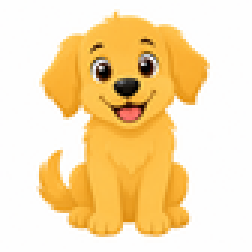
#> input picture assets/puppy-84.png, 84 x 84 px, given in place of professor_paws_icon_FINAL.png, which was not available (shown 3 times larger)
$ python build-app-icons.py out.png
#> lines starting #> are read from the running program, lines starting #| are printed output that depends on the picture; pictures that were not available may be replaced by others from this repository, and a replacement may not be noted
#> in main, src is the input picture: PIL image 84x84 RGBA; mean R, G, B, A 247.5, 221.6, 175.8, 255
#!/usr/bin/env python3
"""App-icon family + mascot-only mark, from the FROZEN canonical icon (read-only).

Owner: KEEP THE EXISTING DOG. The mascot is never redrawn or re-traced — only the flat background
field is re-laid. The frozen icon is a vector-style render on a flat teal field, so a soft matte on
the background colour swaps the ground without touching a pixel of the dog's own artwork.
"""
import sys, pathlib
import numpy as np
from PIL import Image

FROZEN = pathlib.Path("/Users/phillipapuzzio/Documents/professor_paws_icon/professor_paws_icon_FINAL.png")
OUT = pathlib.Path(sys.argv[1] if len(sys.argv) > 1 else "/tmp/app-icons"); OUT.mkdir(parents=True, exist_ok=True)
TEAL   = np.array([0x14, 0xAA, 0xA3], float)     # the frozen ground
ORANGE = np.array([0xFF, 0x8C, 0x42], float)     # brand-board app-icon ground
SIZES  = [1024, 180, 120, 60, 40, 32, 16]

def matte(img):
    """Soft 0..1 mask of the flat teal ground. 1 = ground, 0 = dog."""
    a = np.asarray(img.convert("RGB"), float)
    d = np.linalg.norm(a - TEAL, axis=-1)
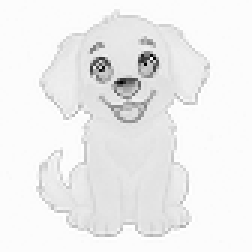
#> d: shape (84, 84) float64 (shown 3 times larger); min 115.6, max 266.3, mean 256.7; drawn with min black and max white
    return np.clip(1.0 - (d - 8.0) / 26.0, 0.0, 1.0)   # narrow band: edges are ~1-2px on this render
#> returned value: shape (84, 84) float64; every value is 0

def main():
    src = Image.open(FROZEN)
    m = matte(src)[..., None]
    rgb = np.asarray(src.convert("RGB"), float)
    orange = rgb * (1 - m) + ORANGE * m                # ground re-laid, dog untouched where m==0
    Image.fromarray(orange.clip(0, 255).astype("uint8")).save(OUT / "app-icon-1024.png")
    base = Image.open(OUT / "app-icon-1024.png")
    for s in SIZES[1:]:
        base.resize((s, s), Image.LANCZOS).save(OUT / f"app-icon-{s}.png")
#> this loop made 6 passes
#> pass 1, in main, `base.resize((s, s), Image.LANCZOS).save(OUT / f"app-icon-{s}.png")`:
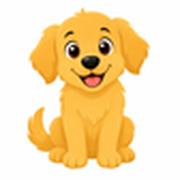
#> saved as app-icon-180.png: PIL image 180x180 RGB; mean R, G, B 247.4, 221.5, 175.7
#> pass 2, in main, `base.resize((s, s), Image.LANCZOS).save(OUT / f"app-icon-{s}.png")`:
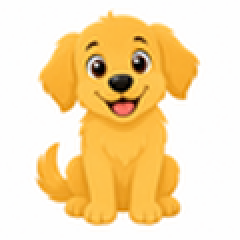
#> saved as app-icon-120.png: PIL image 120x120 RGB (shown 2 times larger); mean R, G, B 247.4, 221.6, 175.7
    # mascot only, transparent ground — for use on cream/dark surfaces
    rgba = np.dstack([rgb, (1 - m[..., 0]) * 255])
    Image.fromarray(rgba.clip(0, 255).astype("uint8"), "RGBA").save(OUT / "mascot-only.png")
    for s in SIZES: print(f"  app-icon-{s}.png")
    print("  mascot-only.png (transparent)")
    print(f"  dog pixels untouched: {int((m[...,0] < 0.02).sum()):,} of {m.size:,}")
#|   dog pixels untouched: 7,056 of 7,056

if __name__ == "__main__":
    main()

$ run again, on assets/screen-columns.png
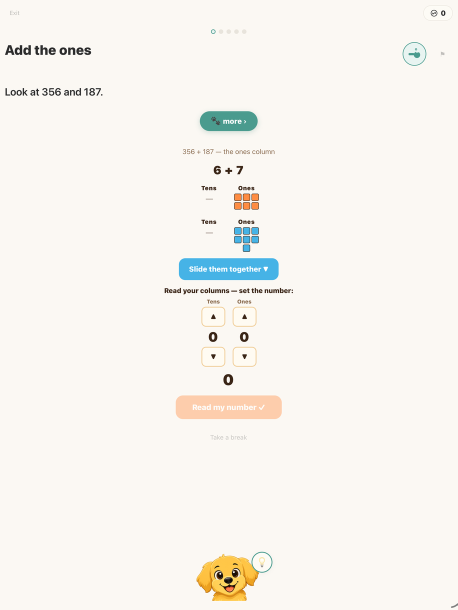
#> input picture assets/screen-columns.png, 915 x 1220 px, given in place of professor_paws_icon_FINAL.png, which was not available (shown at 1/2 size)
#> in main, src is the input picture: PIL image 915x1220 RGB; mean R, G, B 247.4, 244.7, 239
#> in matte, `d = np.linalg.norm(a - TEAL, axis=-1)`:
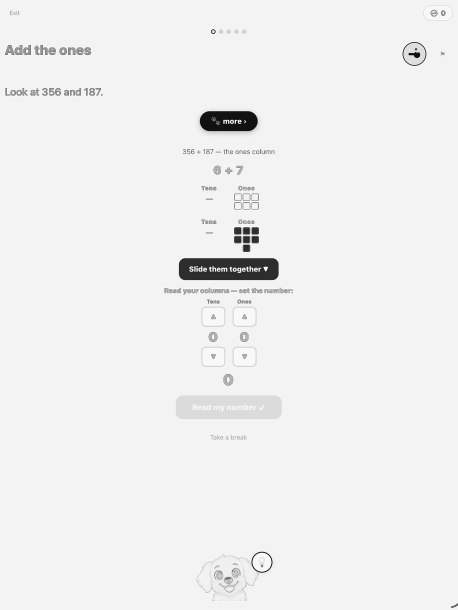
#> d: shape (1220, 915) float64 (shown at 1/2 size); min 44.69, max 266.3, mean 253.3; drawn with min black and max white
#> the loop in main, `for s in SIZES[1:]:` made 6 passes
#> pass 2, in main, `base.resize((s, s), Image.LANCZOS).save(OUT / f"app-icon-{s}.png")`:
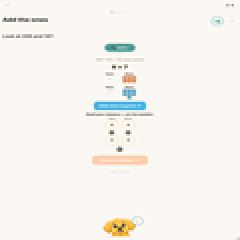
#> saved as app-icon-120.png: PIL image 120x120 RGB (shown 2 times larger); mean R, G, B 247.3, 244.7, 239
#|   dog pixels untouched: 1,116,300 of 1,116,300
